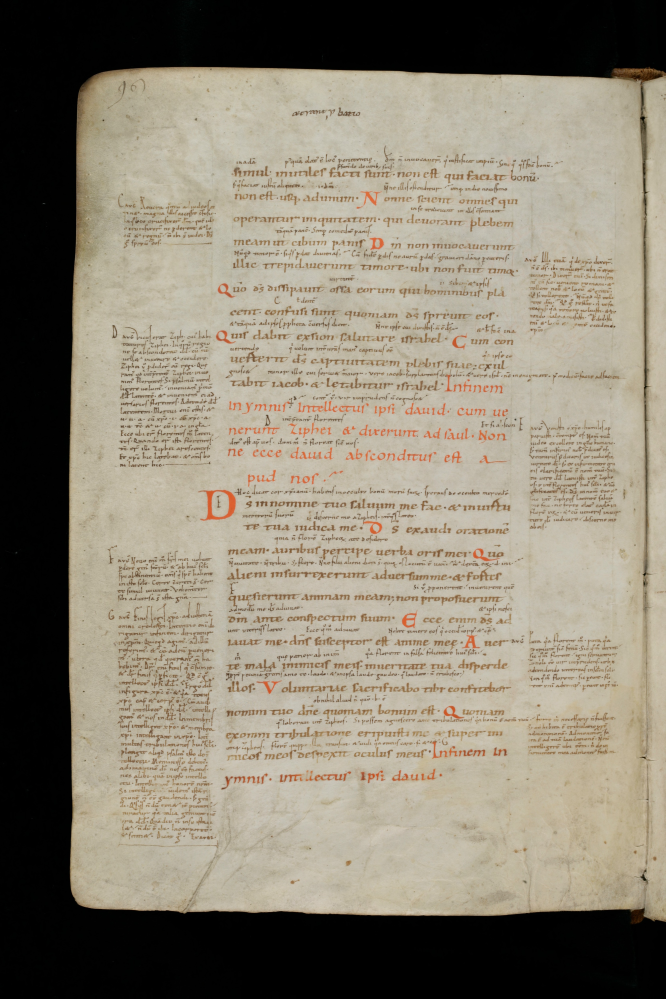
#> input picture task_3/LineSegmentationEvaluator/test/e-codices_csg-0018_096_max.jpg, 3328 x 4992 px (shown at 1/5 size)
$ python merge_and_break.py ../../../task_3/LineSegmentationEvaluator/test/e-codices_csg-0018_096_max.jpg out.png   (Python 2 division)   (older library calls are emulated)
#> lines starting #> are read from the running program, lines starting #| are printed output that depends on the picture; after the words box and inside, x2 and y2 are one past the last pixel; in counts of white or black regions, pixels touching at a corner belong together
import cv2
import numpy as np
import sys
import math


def getLineVariance(img,angle):
    rot = cv2.getRotationMatrix2D((img.shape[1]/2,img.shape[0]/2), angle, 1)
    workImg = cv2.warpAffine(img,rot,(img.shape[1],img.shape[0]),None,cv2.INTER_NEAREST+cv2.WARP_FILL_OUTLIERS)
    profile = workImg.sum(axis=1)
    mean = profile.sum()/profile.shape[0]
    return np.power(profile-mean,2).sum()/profile.shape[0]

def deskew(img):
    smallImg = cv2.resize(img, None, None, 0.25, 0.25)
    resAngle = 1
    bestVar = getLineVariance(smallImg,0)
    bestAngle = 0
    bestVarRight=bestVar
    for curAngle in range(1,30,resAngle):
        var = getLineVariance(smallImg,curAngle)
        if var>bestVar:
            bestVar=var
            bestAngle=curAngle
        else:
            break

    bestAngleRight=0
    for curAngle in range(-1,-30,-resAngle):
        var = getLineVariance(smallImg,curAngle)
        if var>bestVarRight:
            bestVarRight=var
            bestAngleRight=curAngle
        else:
            break
    if bestVarRight>bestVar:
        bestAngle=bestAngleRight
    rot = cv2.getRotationMatrix2D((img.shape[1]/2,img.shape[0]/2), bestAngle, 1)
    img = cv2.warpAffine(img,rot,(img.shape[1],img.shape[0]),None,cv2.INTER_NEAREST+cv2.WARP_FILL_OUTLIERS)

    return bestAngle, img

def threshSmallCC(pred,ccRes):
    numCCs = ccRes[0]
    ccs = ccRes[1]
    ccStats = ccRes[2]
    for cc in range(1,numCCs):
        if max(ccStats[cc][cv2.CC_STAT_WIDTH],ccStats[cc][cv2.CC_STAT_HEIGHT]) < 70:
            for y in range(ccStats[cc][cv2.CC_STAT_TOP],ccStats[cc][cv2.CC_STAT_TOP]+ccStats[cc][cv2.CC_STAT_HEIGHT]):
                for x in range(ccStats[cc][cv2.CC_STAT_LEFT],ccStats[cc][cv2.CC_STAT_LEFT]+ccStats[cc][cv2.CC_STAT_WIDTH]):
                    if ccs[y,x]==cc:
                        pred[y,x]=0
                        ccs[y,x]=0
            ccStats[cc][cv2.CC_STAT_WIDTH]=0
            ccStats[cc][cv2.CC_STAT_HEIGHT]=0

def mergeCheck(x,y,curCC,ccs,ccStats,pred,ccMerges,superCCs,superMap,todo,centersOfMass, task3):
    mergeCC = max(ccs[max(0,y-3),x],ccs[y,x],ccs[min(pred.shape[0]-1,y+3),x])
    if mergeCC>0:
        if mergeCC in ccMerges and curCC in ccMerges[mergeCC]:
            return False
        # [7 lines of commented-out code are left out]

        if x < ccStats[curCC][cv2.CC_STAT_LEFT]:
            curStartX = ccStats[curCC][cv2.CC_STAT_LEFT]+1
            dir=1
        else:
            curStartX = ccStats[curCC][cv2.CC_STAT_LEFT]+ccStats[curCC][cv2.CC_STAT_WIDTH]-2
            dir=-1
        curStartY=centersOfMass[curCC] #ccStats[curCC][cv2.CC_STAT_TOP]+ccStats[curCC][cv2.CC_STAT_HEIGHT]/2
        for out in range(0,ccStats[curCC][cv2.CC_STAT_WIDTH]/2):
            if dir>0 and curStartX+out<pred.shape[1] and ccs[curStartY,curStartX+out]==curCC:
                curStartX=curStartX+out
                break
            elif dir<0 and curStartX-out>=0 and ccs[curStartY,curStartX-out]==curCC:
                curStartX=curStartX-out
                break;
        if task3:
            endX = x
            endY=centersOfMass[mergeCC] #ccStats[curCC][cv2.CC_STAT_TOP]+ccStats[curCC][cv2.CC_STAT_HEIGHT]/2
            for out in range(0,ccStats[curCC][cv2.CC_STAT_WIDTH]/2):
                if dir<0 and endX+out<pred.shape[1] and ccs[endY,endX+out]==mergeCC:
                    endX=endX+out
                    break
                elif dir>0 and endX-out>=0 and ccs[endY,endX-out]==mergeCC:
                    endX=endX-out
                    break;
        else:
            endX=x
            endY=y
        cv2.line(pred, (curStartX, curStartY), (endX,endY), 255, 7)

        #merge
        newRX = max(ccStats[curCC][cv2.CC_STAT_LEFT]+ccStats[curCC][cv2.CC_STAT_WIDTH],ccStats[mergeCC][cv2.CC_STAT_LEFT]+ccStats[mergeCC][cv2.CC_STAT_WIDTH])
        ccStats[curCC][cv2.CC_STAT_LEFT] = min(ccStats[curCC][cv2.CC_STAT_LEFT],ccStats[mergeCC][cv2.CC_STAT_LEFT])
        ccStats[curCC][cv2.CC_STAT_WIDTH] = newRX-ccStats[curCC][cv2.CC_STAT_LEFT]
        newBY = max(ccStats[curCC][cv2.CC_STAT_TOP]+ccStats[curCC][cv2.CC_STAT_HEIGHT],ccStats[mergeCC][cv2.CC_STAT_TOP]+ccStats[mergeCC][cv2.CC_STAT_HEIGHT])
        ccStats[curCC][cv2.CC_STAT_TOP] = min(ccStats[curCC][cv2.CC_STAT_TOP],ccStats[mergeCC][cv2.CC_STAT_TOP])
        ccStats[curCC][cv2.CC_STAT_HEIGHT] = newBY-ccStats[curCC][cv2.CC_STAT_TOP]

        ccStats[mergeCC][cv2.CC_STAT_LEFT]=ccStats[curCC][cv2.CC_STAT_LEFT]
        ccStats[mergeCC][cv2.CC_STAT_WIDTH]=ccStats[curCC][cv2.CC_STAT_WIDTH]
        ccStats[mergeCC][cv2.CC_STAT_TOP]=ccStats[curCC][cv2.CC_STAT_TOP]
        ccStats[mergeCC][cv2.CC_STAT_HEIGHT]=ccStats[curCC][cv2.CC_STAT_HEIGHT]
        if mergeCC in ccMerges:
            for otherCC in ccMerges[mergeCC]:
                ccStats[otherCC][cv2.CC_STAT_LEFT]=ccStats[curCC][cv2.CC_STAT_LEFT]
                ccStats[otherCC][cv2.CC_STAT_WIDTH]=ccStats[curCC][cv2.CC_STAT_WIDTH]
                ccStats[otherCC][cv2.CC_STAT_TOP]=ccStats[curCC][cv2.CC_STAT_TOP]
                ccStats[otherCC][cv2.CC_STAT_HEIGHT]=ccStats[curCC][cv2.CC_STAT_HEIGHT]
                ccMerges[otherCC].append(curCC)
            ccMerges[curCC]=ccMerges[mergeCC][:]
            ccMerges[curCC].append(mergeCC)
            ccMerges[mergeCC].append(curCC)
            superCCs[superMap[mergeCC]].append(curCC)
            superMap[curCC]=superMap[mergeCC]

        else:
            ccMerges[curCC]=[mergeCC]
            ccMerges[mergeCC]=[curCC]
            superMap[mergeCC]=len(superCCs)
            superMap[curCC]=len(superCCs)
            superCCs.append([mergeCC,curCC])
            todo.append(mergeCC)

        return True
    return False

def connectHorz(pred,ccRes,task3):
    ccMerges={}
    superCCs=[]
    superMap={}
    numCCs = ccRes[0]
    ccs = ccRes[1]
    ccStats = ccRes[2]
    centersOfMass=[0]
    for cc in range(1,numCCs):
        if ccStats[cc][cv2.CC_STAT_WIDTH]!=0:
            ySum=0.0
            count=0
            for x in range(ccStats[cc][cv2.CC_STAT_LEFT],ccStats[cc][cv2.CC_STAT_LEFT]+ccStats[cc][cv2.CC_STAT_WIDTH]):
                for y in range(ccStats[cc][cv2.CC_STAT_TOP],ccStats[cc][cv2.CC_STAT_TOP]+ccStats[cc][cv2.CC_STAT_HEIGHT]):
                    if ccs[y,x]==cc:
                        ySum+=y
                        count+=1
            centersOfMass.append(int(ySum/count))
        else:
            centersOfMass.append(1)
    for cc in range(1,numCCs):
        if ccStats[cc][cv2.CC_STAT_WIDTH]!=0 and cc not in ccMerges:
            todo=[cc]
            merged=False
            while len(todo)>0:
                curCC = todo.pop()
                y = centersOfMass[curCC] #ccStats[curCC][cv2.CC_STAT_TOP]+ccStats[curCC][cv2.CC_STAT_HEIGHT]/2
                #left
                for x in range(ccStats[curCC][cv2.CC_STAT_LEFT]-1,max(0,ccStats[curCC][cv2.CC_STAT_LEFT]-1000),-1):
                    if mergeCheck(x,y,curCC,ccs,ccStats,pred,ccMerges,superCCs,superMap,todo,centersOfMass, task3):
                        merged = True
                        break
                #right
                for x in range(ccStats[curCC][cv2.CC_STAT_LEFT]+ccStats[curCC][cv2.CC_STAT_WIDTH],min(pred.shape[1]-1,ccStats[curCC][cv2.CC_STAT_LEFT]+ccStats[curCC][cv2.CC_STAT_WIDTH]+1000)):
                    if mergeCheck(x,y,curCC,ccs,ccStats,pred,ccMerges,superCCs,superMap,todo,centersOfMass, task3):
                        merged = True
                        break
            if not merged:
                superMap[cc]=len(superCCs)
                superCCs.append([cc])
    return superCCs

def findOutlierCCs(pred,ccRes):
    meanH = 0.0
    numCCs = ccRes[0]
    ccStats = ccRes[2]
    ccCount=0
    for cc in range(1,numCCs):
        if ccStats[cc][cv2.CC_STAT_HEIGHT]>0:
            meanH += ccStats[cc][cv2.CC_STAT_HEIGHT]
            ccCount+=1
    meanH/=ccCount
    std=0.0
    for cc in range(1,numCCs):
        if ccStats[cc][cv2.CC_STAT_HEIGHT]>0:
            std += (meanH-ccStats[cc][cv2.CC_STAT_HEIGHT])**2
    std = math.sqrt(std/ccCount)

    outliers=[]
    for cc in range(1,numCCs):
        if ccStats[cc][cv2.CC_STAT_HEIGHT]>0 and abs(meanH-ccStats[cc][cv2.CC_STAT_HEIGHT]) > std:
                outliers.append(cc)
    return outliers

#this searchs strictly up or down to tryin to reach the destY by traveling along the cc
# [92 lines left out: functions searchFor, cutCC, merge, cutAndMerge, not called in this run]


if __name__ == "__main__":

    #file = sys.argv[1]

    #predFile = '../../results/cbad_simple_base_weights_round_weighted_1_3/train/verbose/'+file+'/pred.png'
    #origFile = '../../results/cbad_simple_base_weights_round_weighted_1_3/train/verbose/'+file+'/pred_on_original.png'

    if len(sys.argv) < 3:
        print 'Usage: '+sys.argv[0]+' predImage outImage [task2]'
        exit(0)

    predFile = sys.argv[1]
    outName = sys.argv[2]
    task3 = len(sys.argv) == 3


    pred = cv2.imread(predFile,0)
#> pred: shape (4992, 3328); min 0, max 209, mean 132.5
    assert pred is not None
    cv2.threshold(pred, 130, 255, cv2.THRESH_BINARY, pred)
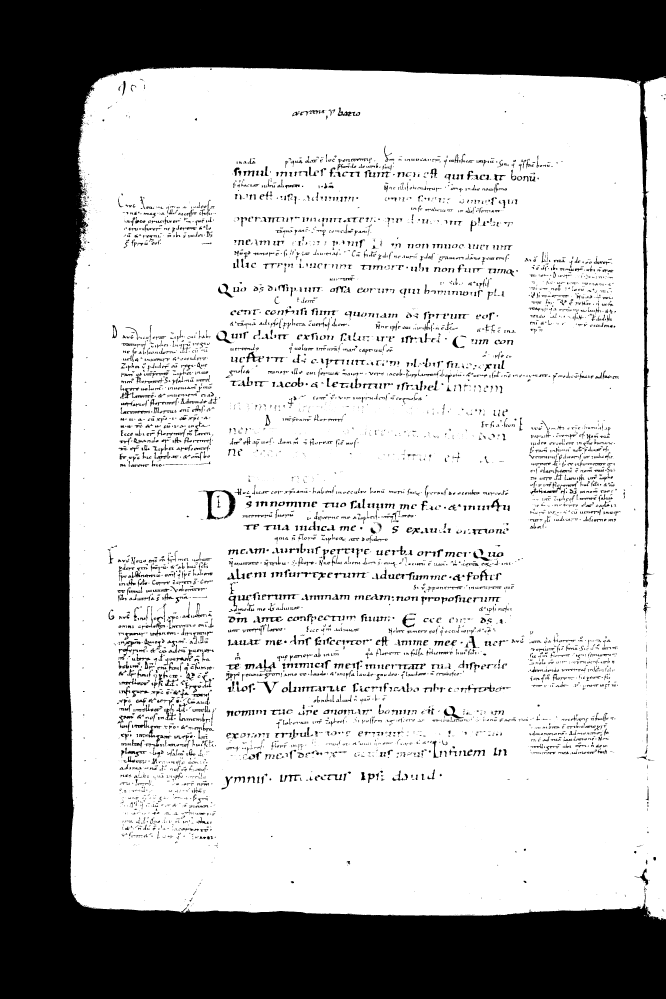
#> pred: shape (4992, 3328) (shown at 1/5 size); 70.7% white; 6894 black regions (2706 under 20 px), largest, box (x1, y1, x2, y2) and area: (0, 0, 3328, 4992) 4237484, (1011, 2450, 1177, 2597) 6788, (2219, 3530, 2319, 3593) 1634

    angle, pred = deskew(pred)
#> in deskew, `smallImg = cv2.resize(img, None, None, 0.25, 0.25)`:
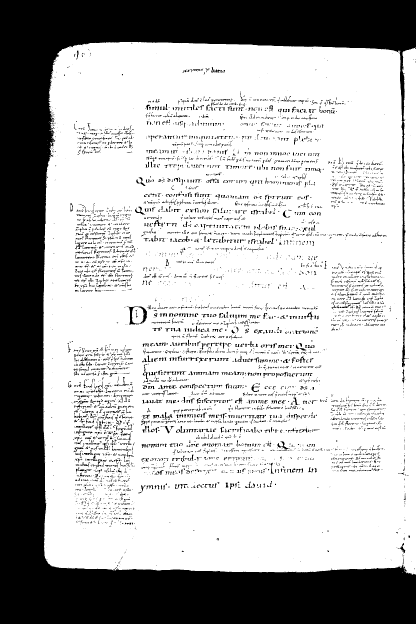
#> smallImg: shape (1248, 832) (shown at 1/2 size); min 0, max 255, mean 180.3
#> in getLineVariance, `profile = workImg.sum(axis=1)`: profile = 1248 values, max 189720 at index 1084, min 0 at index 0, mean 150009.7
#> in getLineVariance, `mean = profile.sum()/profile.shape[0]`: mean = 150009
#> in deskew, `bestVar = getLineVariance(smallImg,0)`: bestVar = 4.2e+09
#> the loop in deskew, `for curAngle in range(1,30,resAngle):` made 2 passes
#> (mean in getLineVariance, bestVar) on pass 1: (149525, 4.2e+09)
#> (mean in getLineVariance, var) on pass 2: (149064, 4.1e+09)
#> after the loop in deskew, `for curAngle in range(1,30,resAngle):`: bestAngle = 1; bestVar = 4.2e+09
#> the loop in deskew, `for curAngle in range(-1,-30,-resAngle):` made 1 pass
#> (mean in getLineVariance, var) on pass 1: (149521, 4.08e+09)
#> pass 1, in getLineVariance (call 4), `workImg = cv2.warpAffine(img,rot,(img.shape[1],img.shape[0]),None,cv2...`:
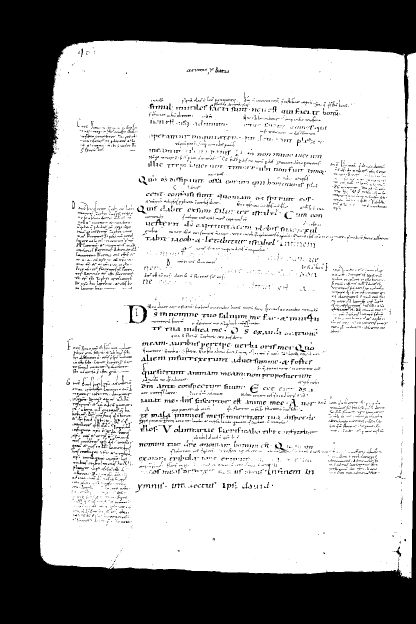
#> workImg: shape (1248, 832) (shown at 1/2 size); min 0, max 255, mean 179.7
#> after the loop in deskew, `for curAngle in range(-1,-30,-resAngle):`: bestAngleRight = 0; bestVarRight = 4.2e+09
#> in deskew, `rot = cv2.getRotationMatrix2D((img.shape[1]/2,img.shape[0]/2), bestAng..`: rot = [[1, 0.0175, -43.31], [-0.0175, 1, 29.42]]
#> in deskew, `img = cv2.warpAffine(img,rot,(img.shape[1],img.shape[0]),None,cv2.INTE..`:
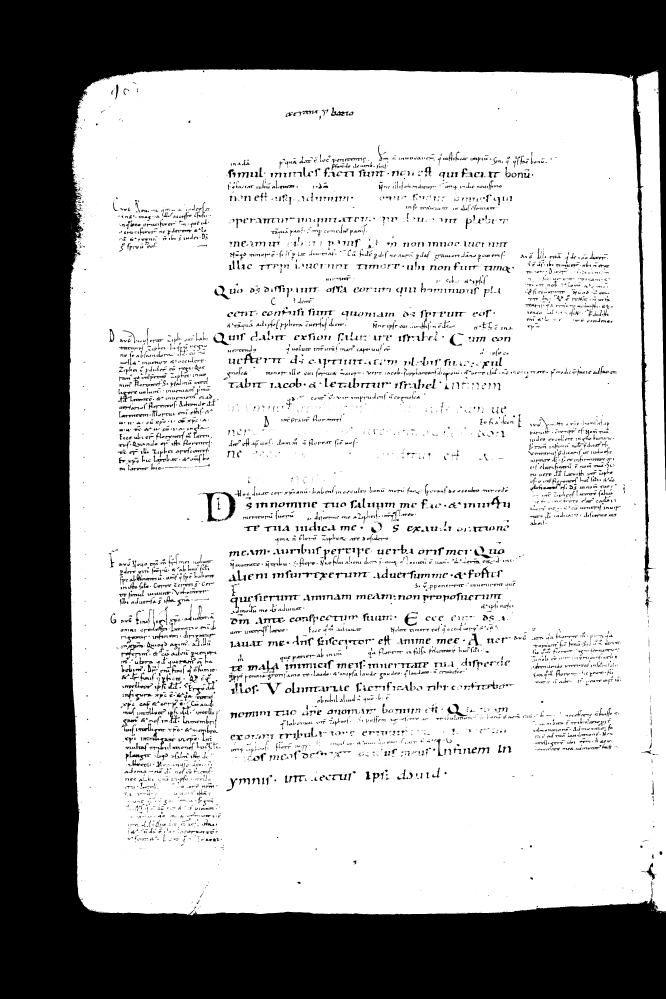
#> img: shape (4992, 3328) (shown at 1/5 size); 70.5% white; 6892 black regions (2707 under 20 px), largest, box (x1, y1, x2, y2) and area: (0, 0, 3328, 4992) 4275445, (1010, 2460, 1178, 2608) 6790, (2237, 3519, 2338, 3582) 1635
#> angle = 1
    ccRes = cv2.connectedComponentsWithStats(pred, 4, cv2.CV_32S)
    threshSmallCC(pred,ccRes)
#> in threshSmallCC, `numCCs = ccRes[0]`: numCCs = 795
#> in threshSmallCC, `ccs = ccRes[1]`:
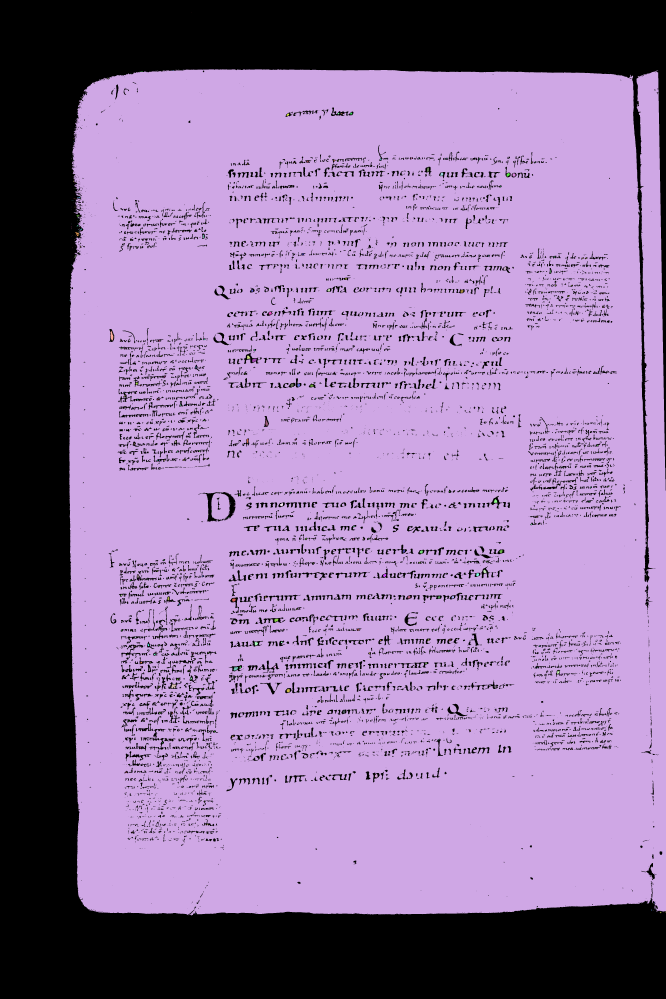
#> ccs: shape (4992, 3328) int32 (shown at 1/5 size); 795 distinct labels, from 0 to 794; one colour per label, 0 black
#> in threshSmallCC, `ccStats = ccRes[2]`: ccStats = 795 rows, first 6: [0, 0, 3328, 4992, 4904004], [958, 60, 1, 1, 1], [346, 347, 2982, 4230, 11694768], [876, 349, 2, 1, 2], [891, 349, 5, 1, 5], [854, 350, 2, 1, 2]
#> after the loop in threshSmallCC, `for cc in range(1,numCCs):`:
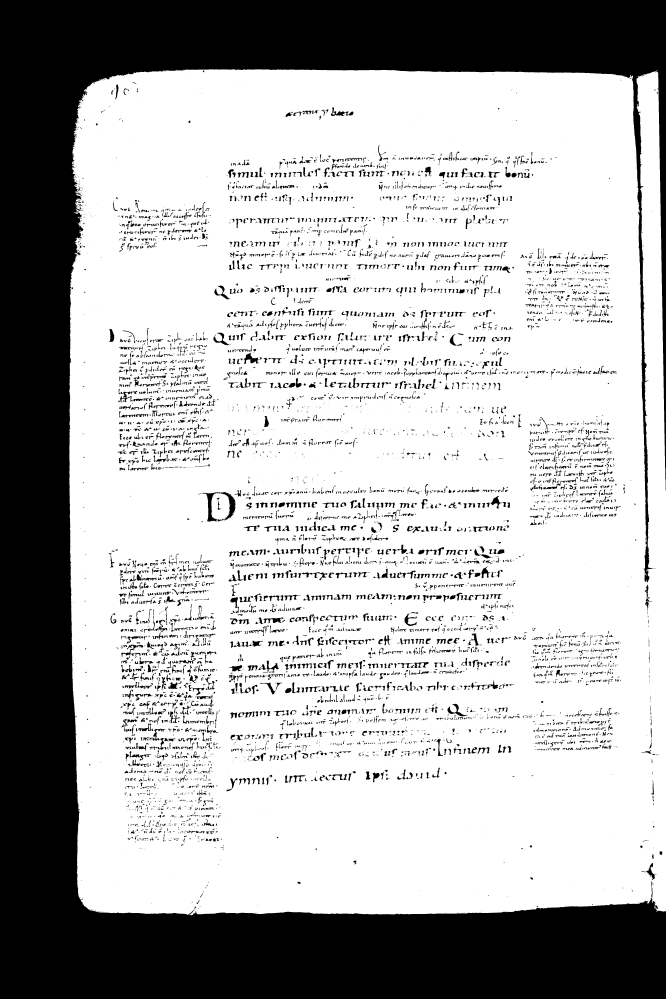
#> ccs: shape (4992, 3328) int32 (shown at 1/5 size); values 0 (black) and 2 (white), 70.4% white; 6892 black regions (2707 under 20 px), largest, box (x1, y1, x2, y2) and area: (0, 0, 3328, 4992) 4276418, (1010, 2460, 1178, 2608) 6875, (1219, 1763, 1309, 1820) 1913
#> after the loop in threshSmallCC, `for cc in range(1,numCCs):`: ccStats = 795 rows, first 6: [0, 0, 3328, 4992, 4904004], [958, 60, 0, 0, 1], [346, 347, 2982, 4230, 11694768], [876, 349, 0, 0, 2], [891, 349, 0, 0, 5], [854, 350, 0, 0, 2]
    if task3:
        outliers = findOutlierCCs(pred,ccRes)
#> in findOutlierCCs, `numCCs = ccRes[0]`: numCCs = 795
#> the loop in findOutlierCCs, `for cc in range(1,numCCs):` made 794 passes
#> meanH on pass 2: 4230
#> after the loop in findOutlierCCs, `for cc in range(1,numCCs):`: ccCount = 1; meanH = 4230
#> the loop in findOutlierCCs, `for cc in range(1,numCCs):` made 794 passes
#> std on pass 2: 0
#> after the loop in findOutlierCCs, `for cc in range(1,numCCs):`: std = 0
#> after the loop in findOutlierCCs, `for cc in range(1,numCCs):`: outliers = []
#> outliers = []
        for cc in outliers:
            cutCC(cc,pred,ccRes)
#> this loop made 0 passes
        ccRes = cv2.connectedComponentsWithStats(pred, 4, cv2.CV_32S)
    superCCs = connectHorz(pred,ccRes,task3)
#> in connectHorz, `numCCs = ccRes[0]`: numCCs = 2
#> in connectHorz, `ccStats = ccRes[2]`: ccStats = [[0, 0, 3328, 4992, 4918608], [346, 347, 2982, 4230, 11694768]]
#> after the loop in connectHorz, `for cc in range(1,numCCs):`: centersOfMass = [0, 2463]
#> after the loop in connectHorz, `for cc in range(1,numCCs):`: superCCs = [[1]]; superMap = {1: 0}
#> superCCs = [[1]]
    rot = cv2.getRotationMatrix2D((pred.shape[1]/2,pred.shape[0]/2), -angle, 1)
#> rot = [[1, -0.0175, 43.81], [0.0175, 1, -28.66]]
    pred = cv2.warpAffine(pred,rot,(pred.shape[1],pred.shape[0]),None,cv2.INTER_NEAREST+cv2.WARP_FILL_OUTLIERS)
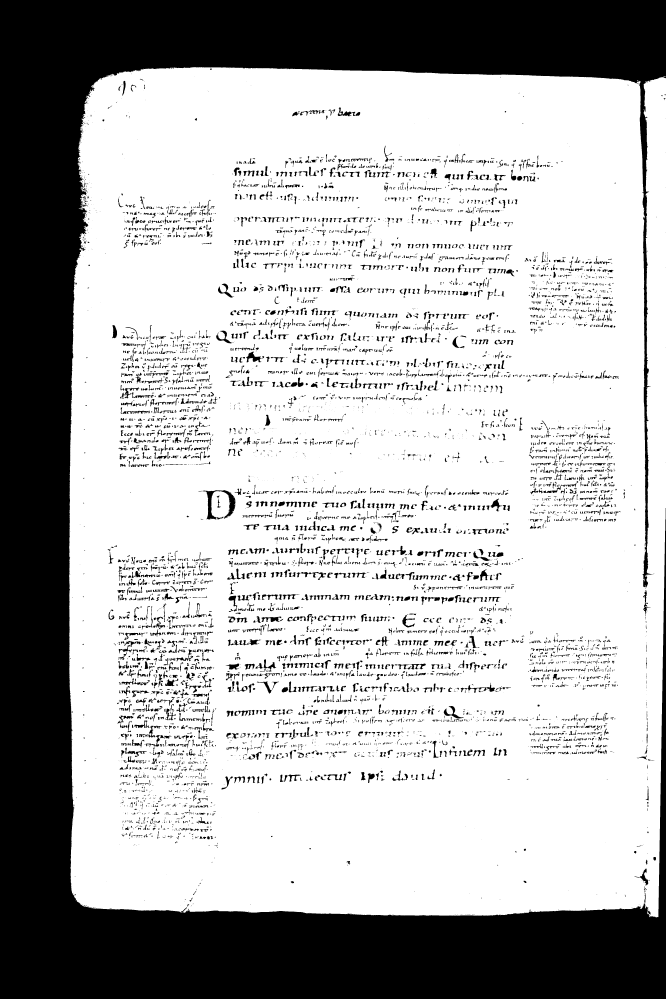
#> pred: shape (4992, 3328) (shown at 1/5 size); 70.4% white; 6901 black regions (2711 under 20 px), largest, box (x1, y1, x2, y2) and area: (0, 0, 3328, 4992) 4276369, (1011, 2450, 1177, 2597) 6876, (1231, 1756, 1321, 1812) 1913
    cv2.imwrite(outName,pred)
